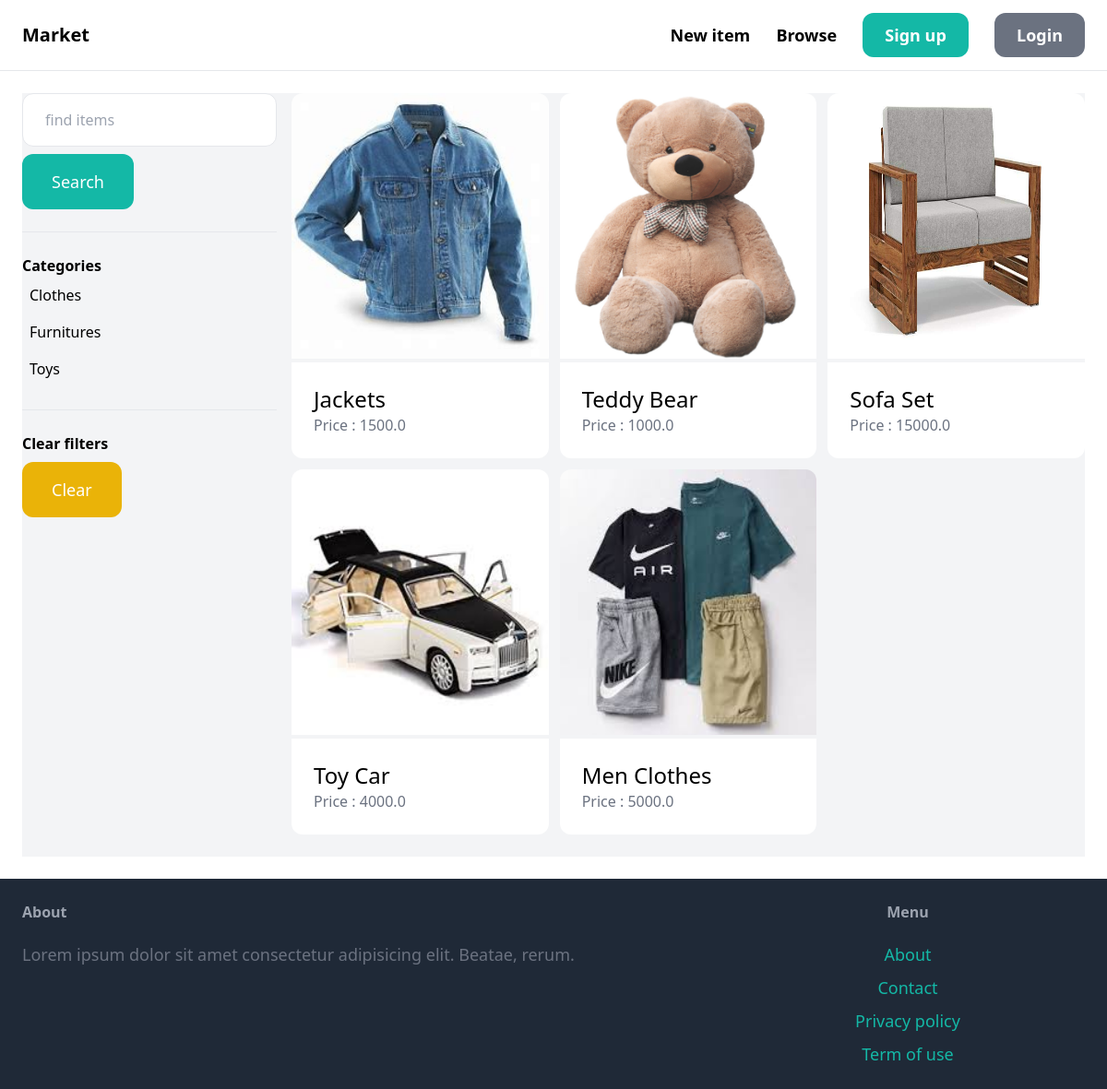
The app's page /items/ with its own data.
### item/models.py (models this page shows, shortened)
class Category(models.Model):
    name = models.CharField(max_length=255)
    class Meta:
        ordering = ('name',)
        verbose_name_plural = 'Categories'

class Item(models.Model):
    category = models.ForeignKey(Category , related_name='items' , on_delete=models.CASCADE)
    name=models.CharField(max_length=255)
    description = models.TextField(blank=True , null=True)
    price = models.FloatField()
    image = models.ImageField(upload_to='items_images' , blank=True , null=True)
    is_sold = models.BooleanField(default=False)
    created_by = models.ForeignKey(User , related_name='items', on_delete=models.CASCADE)
    created_at = models.DateTimeField(auto_now_add=True)

### item/views.py (the view)
# urls.py: path('', views.items, name="items"),
def items(request):
    query = request.GET.get('query', '')
    categories = Category.objects.all()
    category_id = request.GET.get('category' ,0)
    items = Item.objects.filter(is_sold=False)
    if category_id:
        items = items.filter(category_id=category_id)
    if query:
        items = items.filter(Q(name__icontains=query) | Q(description__icontains=query))
    return render(request , 'item/items.html', {
        'items': items,
        'query':query,
        'categories':categories,
        'category_id' :int(category_id),
    })

### item/templates/item/items.html (shortened to what this page needs)
{% extends 'core/base.html' %}
{% block content %}
    <div class="pb-6 grid grid-cols-4 gap-4 bg-gray-100">
        <div class="col-span-1">
            <form action="{% url 'item:items' %}" method="get">
                <input type="text" name="query" class="w-full py-4 px-6 border rounded-xl" type="text" value="{{ query }}" placeholder="find items">
                <button class="mt-2 py-4 px-8 text-lg bg-teal-500 text-white rounded-xl">Search</button>
            </form>
            <hr class="my-6">
            <p class="font-semibold">Categories</p>
<ul>
    {% for category in categories %}
        <li class="py-2 px-2 rounded-xl {% if category.id == category_id %}bg-gray-200{% endif %}">
            <a href="{% url 'item:items' %}?query={{ query }}&category={{ category.id }}">{{ category.name }}</a>
        </li>
    {% endfor %}
</ul>
<hr class="my-6">
<p class="font-semibold">Clear filters</p>
<ul>
    <li><a href="{% url 'item:items' %}" class="mt-2 py-4 px-8 inline-block bg-yellow-500 text-lg rounded-xl text-white">Clear</a></li>
</ul>
        </div>
        <div class="col-span-3">
            <div class="grid grid-cols-3 gap-3">
                {% for item in items %}
                <div>
                  <a href="{% url 'item:detail' item.id %}">
                    <div>
                      <img src="{{ item.image.url }}"   class="rounded-t-xl h-[18rem] w-[43rem]" alt="">
                    </div>
                    <div class="p-6 bg-white mt-1 rounded-b-xl">
                      <h2 class="text-2xl">{{item.name}}</h2>
                      <p class="text-gray-500">Price : {{item.price}}</p>
                    </div>
                  </a>
                </div>
                {% endfor %}
              </div>
        </div>
    </div>
{% endblock content %}

### core/templates/core/base.html (style rules this page uses)
html, body { height: 100%; }

### records on screen
Category: name "Clothes"
Category: name "Furnitures"
Category: name "Toys"
Item: image (picture), name "Jackets", price "1500.0"
Item: image (picture), name "Teddy Bear", price "1000.0"
Item: image (picture), name "Sofa Set", price "15000.0"
Item: image (picture), name "Toy Car", price "4000.0"
Item: image (picture), name "Men Clothes", price "5000.0"
